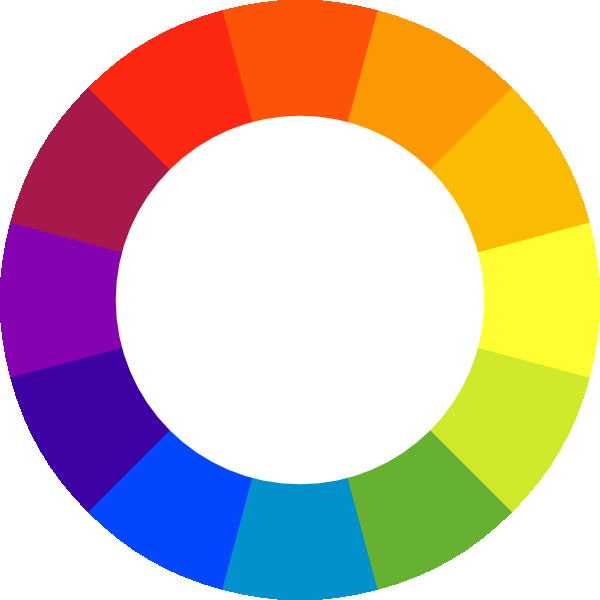
#> input picture objectDetection/wheel.png, 600 x 600 px
$ python detect_colour.py --image wheel.png   (Python 2 division)   (older library calls are emulated)
#> lines starting #> are read from the running program, lines starting #| are printed output that depends on the picture; after the words box and inside, x2 and y2 are one past the last pixel; in counts of white or black regions, pixels touching at a corner belong together
#!/usr/bin/env python

import numpy as np
import argparse
import cv2
import imutils

def midpoint(ptA, ptB):
    return ((long(ptA[0]) + long(ptB[0])) * 0.5, (long(ptA[1]) + long(ptB[1])) * 0.5)

ap = argparse.ArgumentParser()
ap.add_argument("-i", "--image", help = "path to the image")
args = vars(ap.parse_args())

# load the image
image = cv2.imread(args["image"])
#> image is the input picture: shape (600, 600, 3); mean B, G, R 172.7, 185.9, 209.2

# define the colour boundary
boundary = ([30, 150, 80], [70, 190, 120]);

# create the mask
lower = np.array(boundary[0], dtype = "uint8")
upper = np.array(boundary[1], dtype = "uint8")
mask = cv2.inRange(image, lower, upper)
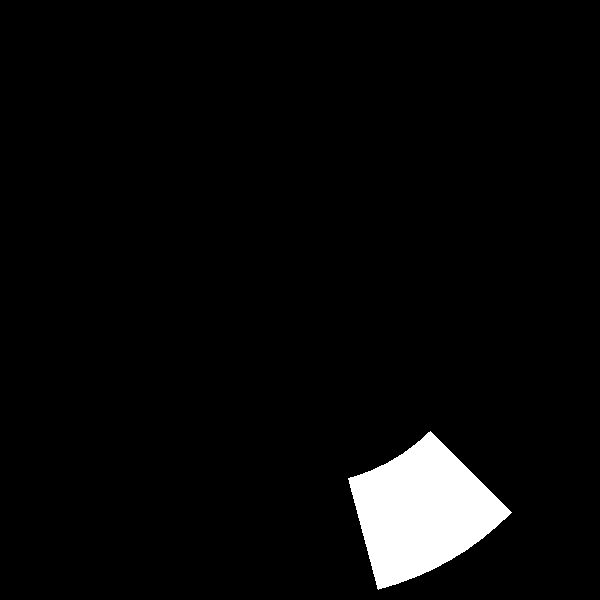
#> mask: shape (600, 600); 4.1% white; 1 white region, box (x1, y1, x2, y2) and area: (348, 431, 512, 590) 14634
output = cv2.bitwise_and(image, image, mask = mask)
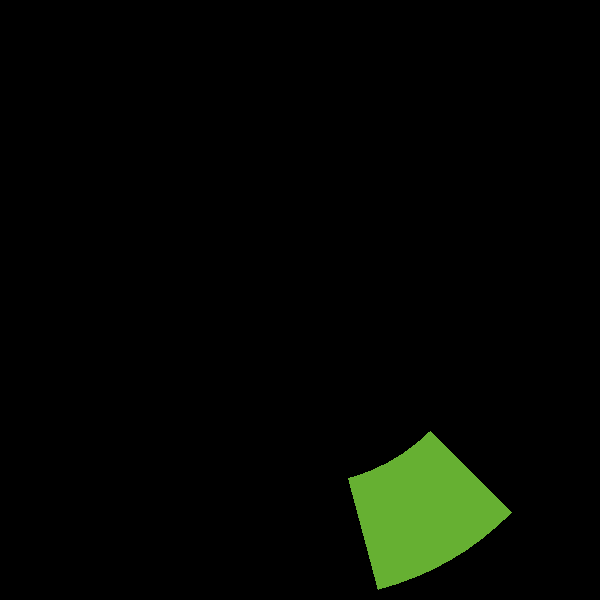
#> output: shape (600, 600, 3); mean B, G, R 2, 7.2, 4.1

# edge detection
output = cv2.GaussianBlur(output, (7, 7), 0)
output = cv2.Canny(output, 50, 100)
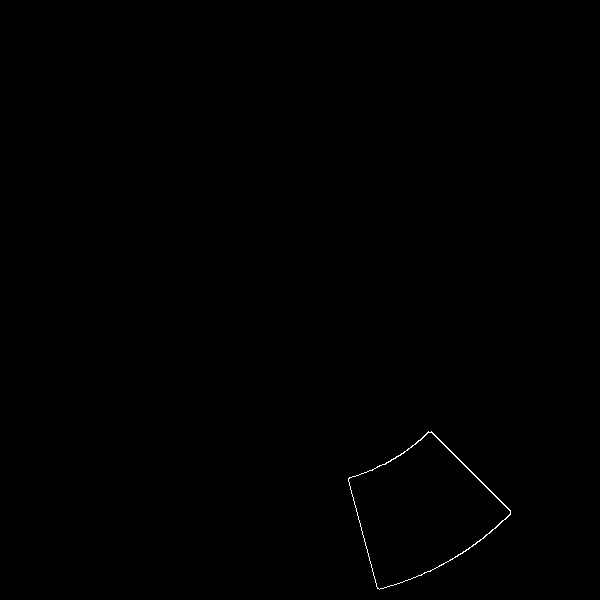
#> output: shape (600, 600); 0.16% white in thin lines or dots, all inside (x1, y1, x2, y2) = (348, 431, 511, 590)
output = cv2.dilate(output, None, iterations=1)
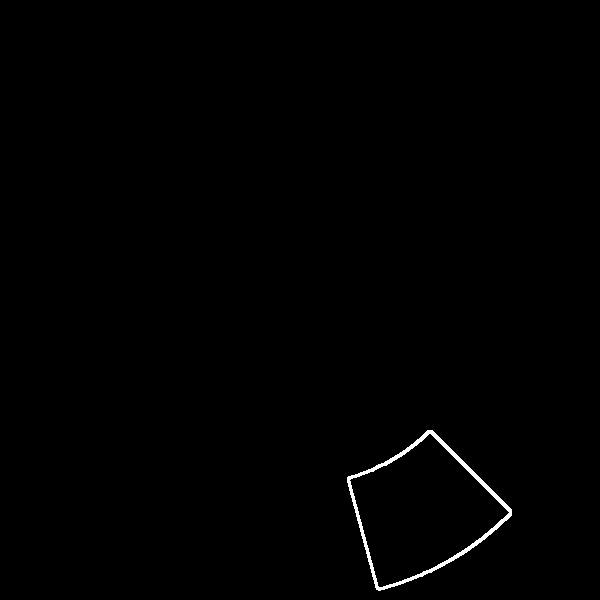
#> output: shape (600, 600); 0.51% white; 1 white region, box (x1, y1, x2, y2) and area: (347, 430, 512, 591) 1847
output = cv2.erode(output, None, iterations=1)
cnts = cv2.findContours(output.copy(), cv2.RETR_EXTERNAL,
	cv2.CHAIN_APPROX_SIMPLE)
#> cnts = 1 contour; box (x1, y1, x2, y2) and area: (348, 431, 511, 590) 14710
cnts = cnts[0] if imutils.is_cv2() else cnts[1]

for c in cnts:
    box = cv2.minAreaRect(c)
    box = cv2.cv.BoxPoints(box) if imutils.is_cv2() else cv2.boxPoints(box)
    box = np.array(box, dtype = "uint8")
    cv2.drawContours(output, [box.astype("int")], -1, (0, 255, 0), 2)

    for (x, y) in box:
        cv2.circle(output, (int(x), int(y)), 5, (0, 0, 255), -1)

    (tl, tr, br, bl) = box

    topMid = midpoint(tl, tr)
    botMid = midpoint(bl, br)
    leftMid = midpoint(tl, bl)
    rightMid = midpoint(tr, br)

    if abs(botMid[1] - topMid[1]) > 10:
        if abs(rightMid[0] - leftMid[0]) > 10:
            print "true"
        else:
            print "false"
    else:
        print "false"
#> this loop made 1 pass
#> (tl, tr, br, bl, topMid, botMid, leftMid, rightMid) on pass 1: ([127, 86], [65, 236], [198, 159], [4, 9], (96, 161), (101, 84), (65.5, 47.5), (131.5, 197.5))
#| true

#write the image file
cv2.imwrite("colourblock.png", output)
cv2.waitKey(0)
